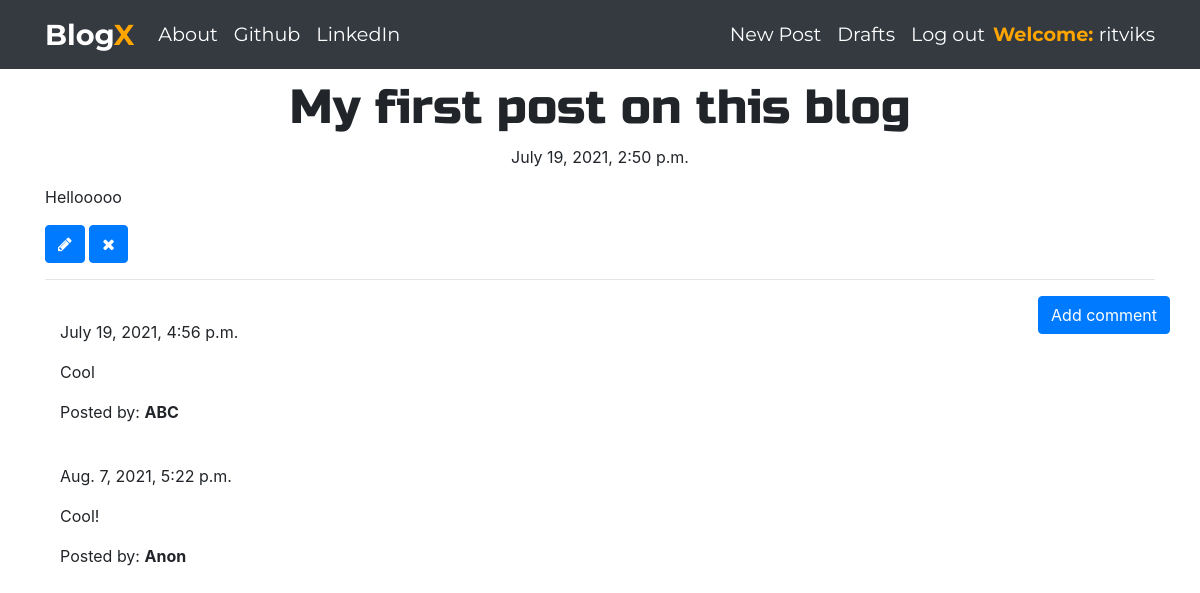
The page /post/4 (signed in) on the database its author committed.
### blog/models.py (models this page shows, shortened)
class Post(models.Model):
    author = models.ForeignKey('auth.User',on_delete=models.CASCADE)
    title = models.CharField(max_length=200)
    text = RichTextField(blank=True,null=True)
    created_date = models.DateTimeField(default=timezone.now)
    published_date = models.DateTimeField(blank=True, null=True)

class Comment(models.Model):
    post = models.ForeignKey('blog.Post', related_name='comments',on_delete=models.CASCADE)
    author = models.CharField(max_length=200)
    text = models.TextField()
    created_date = models.DateTimeField(default=timezone.now)
    approved_comment = models.BooleanField(default=False)

### blog/views.py (the view)
# urls.py: path('post/<int:pk>', views.PostDetailView.as_view(), name='post_detail'),
class PostDetailView(DetailView):
    model = Post

### blog/templates/blog/post_detail.html (shortened to what this page needs)
{% extends 'blog/base.html' %}
{% block content %}
        <h1 class='posttitle loader'>{{ post.title }}</h1>
        {% if post.published_date %}
            <div class="date postdate">
                {{ post.published_date }}
            </div>
        {% else %}
            <a class="btn btn-outline-dark" href="{% url 'post_publish' pk=post.pk %}">Publish</a>
        {% endif %}
      <p class='postcontent' >{{ post.text|safe|linebreaksbr }}</p>
      {% if user.is_authenticated %}
          <a class="btn btn-primary" href="{% url 'post_edit' pk=post.pk %}"><span class="fa fa-pencil"></span></a>
          <a class="btn btn-primary" href="{% url 'post_remove' pk=post.pk %}"><span class="fa fa-remove"></span></a>
      {% endif %}
  <hr>
  <a class="btn btn-primary btn-comment" href="{% url 'add_comment_to_post' pk=post.pk %}">Add comment</a>
  <div class="container">
  {% for comment in post.comments.all %}
  <br>
      {% if user.is_authenticated or comment.approved_comment %}
              {{ comment.created_date }}
          <p>{{ comment.text|safe|linebreaks }}</p>
          <p>Posted by: <strong>{{ comment.author }}</strong></p>
      {% endif %}
  {% empty %}
      <p>No comments posted.</p>
  {% endfor %}
</div>
{% endblock %}

### blog/templates/blog/base.html (shortened to what this page needs)
<!DOCTYPE html>
{% load static %}
<html>
  <head>
    <link rel="stylesheet" href="https://stackpath.bootstrapcdn.com/bootstrap/4.1.3/css/bootstrap.min.css"
>
    <link href="https://maxcdn.bootstrapcdn.com/font-awesome/4.7.0/css/font-awesome.min.css" rel="stylesheet">
    <link rel="stylesheet" href="{% static 'css1/blog1.css' %}">
  </head>
  <body class='loader'>
    <nav class="navbar navbar-expand-lg bg-dark techfont">
      <div class="container">
        <div class="navbar-nav align-items-center">
          <a class="navbar-brand bigbrand" href="{% url 'post_list' %}"><b>Blog<span style='color:orange'>X</span>
          </b></a>
          <a class="nav-item nav-link changeit" href="{% url 'about' %}">About</a>
          <a class="nav-item nav-link changeit" href="https://www.github.com">Github</a>
          <a class="nav-item nav-link changeit" href="https://www.linkedin.com">LinkedIn</a>
        </div>
        <div class="navbar-nav align-items-center ml-auto">
          {% if user.is_authenticated %}
            <a class="nav-item nav-link changeit" href="{% url 'post_new' %}">New Post</a>
            <a class="nav-item nav-link changeit" href="{% url 'post_draft_list' %}">Drafts</a>
            <a class="nav-item nav-link changeit" href="{% url 'logout' %}">Log out</a>
            <a><span style='color:orange'><b>Welcome: </b></span>{{ user.username }}</a>
          {% else %}
            <a class="nav-item nav-link changeit" href="{% url 'login' %}" aria-label="Login">
              <span class="fa fa-user" style="color:orange" aria-hidden="true"></span></a>
          {% endif %}
        </div>
      </div>
    </nav>
      <div class="content container">
        <div class="row">
          <div class="col-md-12">
            <div class="blog_posts">
              {% block content %}
              {% endblock %}
            </div>
          </div>
        </div>
      </div>
    </body>
</html>

### blog/static/css1/blog1.css (style rules this page uses)
.techfont { font-family: 'Montserrat', sans-serif; font-size: 1.2em; margin-bottom: 10px; color: white; }
.postdate { text-align: center; }
.posttitle { font-family: 'Russo One', sans-serif; font-size: 3em; text-align: center; }
.postcontent { font-family: 'Montserrat'; font-size: 1.5em; }
.btn-comment { position: absolute; right: 0px; }
.bigbrand { font-size: 1.5em; color: white; }
.changeit { color:white; }

### rows shown on the page
Post: title "My first post on this blog", published_date "July 19, 2021, 2:50 p.m.", text "Hellooooo"
Comment: created_date "July 19, 2021, 4:56 p.m.", text "Cool", author "ABC"
Comment: created_date "Aug. 7, 2021, 5:22 p.m.", text "Cool!", author "Anon"

### other values the page prints
{{ user.username }} "ritviks"
